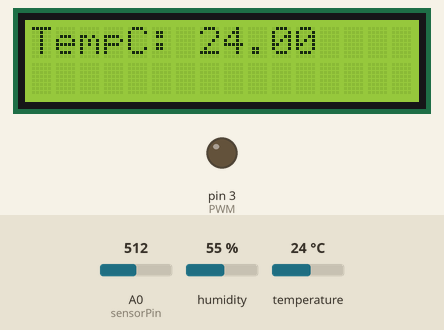
The sketch below on a simulated Arduino Uno, built with avr-gcc and run on an emulated ATmega328P. On the bench: 16×2 character LCD, output pins drawn as LEDs (lit = HIGH). The inputs (shaded band) are chosen by the test bench; at power-on: A0 (sensorPin) = 512, temperature 24 °C, humidity 55 %. What the sketch prints to the serial monitor is not drawn.

Above: at 1.1 s.
1.7 s: A0 (sensorPin) set to 716
At 3.8 s:
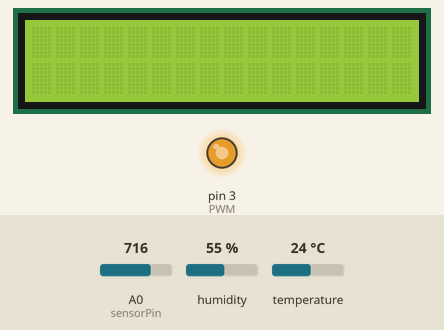
6.0 s: temperature set to 12 °C
At 7.5 s:
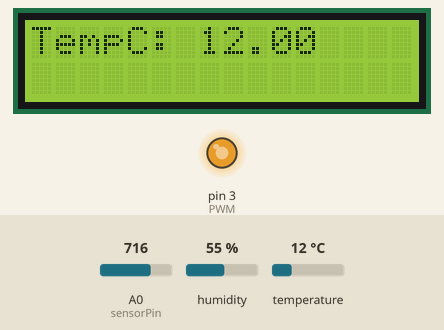
8.6 s: A0 (sensorPin) set to 306
At 9.9 s:
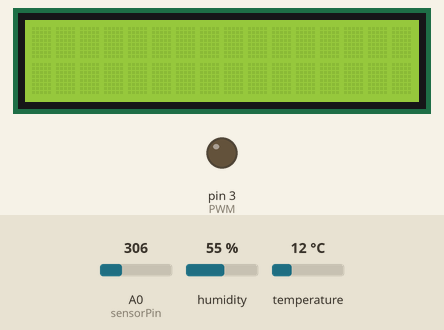
15.1 s: temperature set to 19 °C
At 16.5 s:
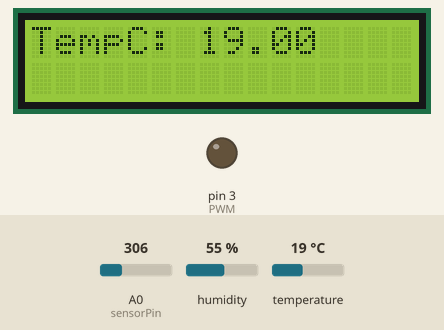
17.6 s: temperature set to 28 °C
At 19.5 s:
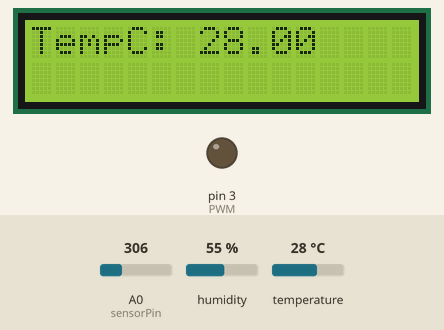
Timing chart, 0 to 21.0 s (numbered marks = the images above; inputs shaded):
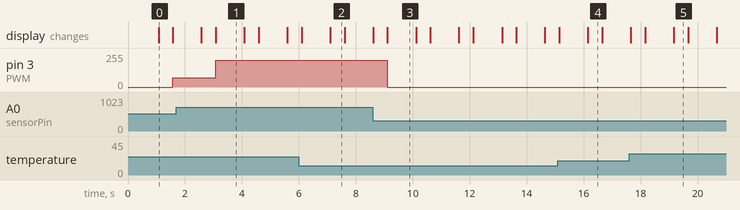

Measured:
- after the input at 1.7 s, pin 3 (PWM): 69/255 → 201/255 after 1.4 s
- after the input at 6.0 s, the display: first differs from a run without the input after 1.1 s (image 2)
- after the input at 8.6 s, pin 3 (PWM): 201/255 → 0/255 after 0.51 s
- after the input at 15.1 s, the display: first differs from a run without the input after 1.0 s (image 4)
- after the input at 17.6 s, the display: first differs from a run without the input after 1.6 s (image 5)
- what the display in image 0 shows lasts 0.5 s, from 1.1 s to 1.6 s
- what the display in image 1 shows lasts 1.0 s, from 3.1 s to 4.1 s

The sketch:

Cooling_system.ino
```cpp
//Libraries
#include <DHT.h>;
#include <LiquidCrystal.h>

//Constants
#define DHTPIN A3     // what pin we're connected to
#define DHTTYPE DHT22   // DHT 22  (AM2302)
DHT dht(DHTPIN, DHTTYPE); //// Initialize DHT sensor for normal 16mhz Arduino
LiquidCrystal lcd(7,8,9,10,11,12);//Create lcd object

//Variables
//DHT22
int chk;
float temp; //Stores temperature value

// LCD
boolean a=LOW,b=HIGH;

// Fan
int sensorPin = A0;
int PWM = 3;
int sensorVal;
int PWMVal;

void setup() {
  lcd.begin(16,2);        //Start lcd
  lcd.setCursor(0,0);     //Set in position 0,0
  lcd.print("deg.C");
  pinMode(sensorPin, INPUT);
  pinMode(PWM, OUTPUT);
  Serial.begin(9600);
  dht.begin();

}

void loop() {
   delay(1000);

   //Read data and store it to variables temp
   temp= dht.readTemperature();

   //Print temp values to serial monitor
   Serial.print("  Temp: ");
   Serial.print(temp);
   Serial.println(" Celsius");
   Serial.println(sensorVal);
   lcd.setCursor(0,0);
   lcd.print("TempC: ");
   lcd.print(temp);
   delay(500);      //Delay 1 sec.
   lcd.clear();

   //read sensor value and set upper limit cap
   sensorVal = analogRead(sensorPin);
   if(sensorVal >800){
     sensorVal = 800;
  }

  //map and assign pwm values to the fan output 0 to 255 corresponds to 0 to 100%
  PWMVal = map(sensorVal, 450, 800, 30, 255);

  //set 450 as out cut out or cut in limit where the fan switches from off to the lower PWM limit
  if(sensorVal <450){
    PWMVal = 0;
  }

  //write the PWM value to the pwm output pin
  analogWrite(PWM, PWMVal);

   if(temp>=31 && a==LOW)//if temperature above of 25 degrees
   {
     digitalWrite(sensorPin,HIGH);  //Active fan
   }
   else if(temp<=29&&b==LOW)//if temperature is under 23 degrees
   {
     digitalWrite(sensorPin,LOW); //Turn off fan
   }
}
```
